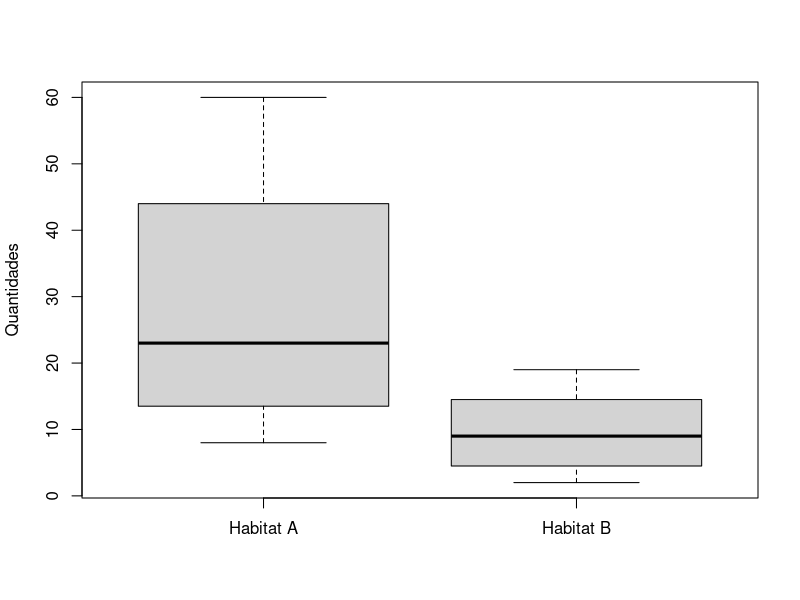
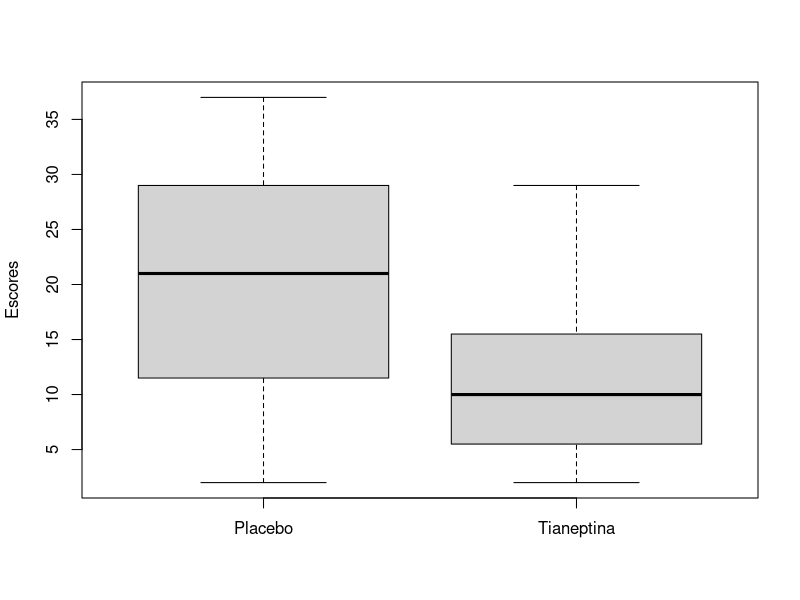

Write the R code that produced these figures, in order.
## TESTE DE MANN-WHITNEY

# EXEMPLO 1

# Quantidades de desouros capturados durante a noite
# em 8 armadilhas no habitat A e em 8 armadilhas no habitat B
# Testar a diferença entre as medianas das duas amostras

#Hipóteses
# H0: Não há diferenças entre as medianas das amostras A e B
# H1: Há diferenças entre as medianas das amostras A e B

A <- c(8,12,15,21,25,44,44,60)
B <- c(2,4,5,9,12,17,19)

# Investigação inicial

boxplot(A, B, names = c("Habitat A", "Habitat B"),
        ylab = "Quantidades")

## Teste
wilcox.test(A, B, paired = FALSE,
            alternative = "two.sided")

## Exemplo 2

# Tianeptina: Fámaco antidepressivo
# Rocha (1995) relata os resultados de um ensaio clínico aleatorizado, duplo-cego,
# com o objetivo de comparar a tianeptina com o placebo.

## Hipóteses

# H0: Não há diferenças entre o uso de placebo e o uso de tianeptina
# H1: Há diferenças entre o uso de placebo e o uso de tianeptina.

placebo <- c(6,33,21,26,10,29,33,29,37,15,2,21,7,26,13)
tian <- c(10,8,17,4,17,14,9,4,21,3,7,10,29,13,14,2)

# Investigação inicial
boxplot(placebo, tian, paired = FALSE,
        names = c("Placebo", "Tianeptina"),
        ylab = "Escores")

# Teste
wilcox.test(placebo, tian,
            alternative = "two.sided")

# Rejeitamos H0. Há diferenças entre os dois grupos, ou seja, há diferença
# estatística entre o uso de placebo e o uso de tianeptina.

wilcox.test(placebo, tian, alternative = "less")
